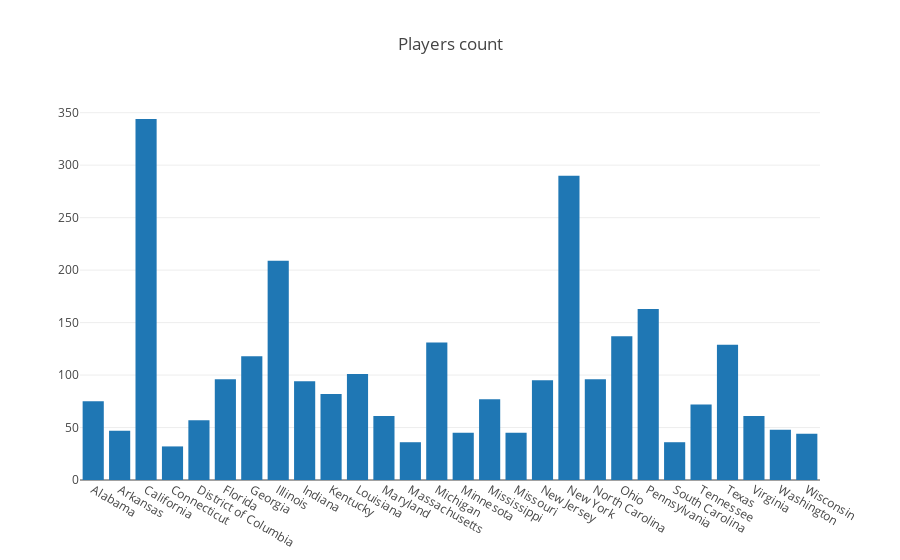

The cell this chart's notebook holds for it:
### Code cell
trace = go.Bar(
    x = states_over_30_pd.birth_state,
    y = states_over_30_pd.Player,
    name='Player for state count',
    orientation = 'v')
data = [trace]
layout = {'title': 'Players count'}
fig = go.Figure(data=data,layout=layout)
iplot(fig, show_link=False)

### Figure 1 — Plotly figure (JSON) as saved in the notebook; plotly's stock layout.template omitted (floating-point values rounded to 4 significant figures)
{"data": [{"name": "Player for state count", "orientation": "v", "type": "bar", "uid": "5786ab2a-97d4-4177-a710-5fae5cc3f128", "x": ["Alabama", "Arkansas", "California", "Connecticut", "District of Columbia", "Florida", "Georgia", "Illinois", "Indiana", "Kentucky", "Louisiana", "Maryland", "Massachusetts", "Michigan", "Minnesota", "Mississippi", "Missouri", "New Jersey", "New York", "North Carolina", "Ohio", "Pennsylvania", "South Carolina", "Tennessee", "Texas", "Virginia", "Washington", "Wisconsin"], "y": [75, 47, 344, 32, 57, 96, 118, 209, 94, 82, 101, 61, 36, 131, 45, 77, 45, 95, 290, 96, 137, 163, 36, 72, 129, 61, 48, 44]}], "layout": {"title": "Players count"}}
